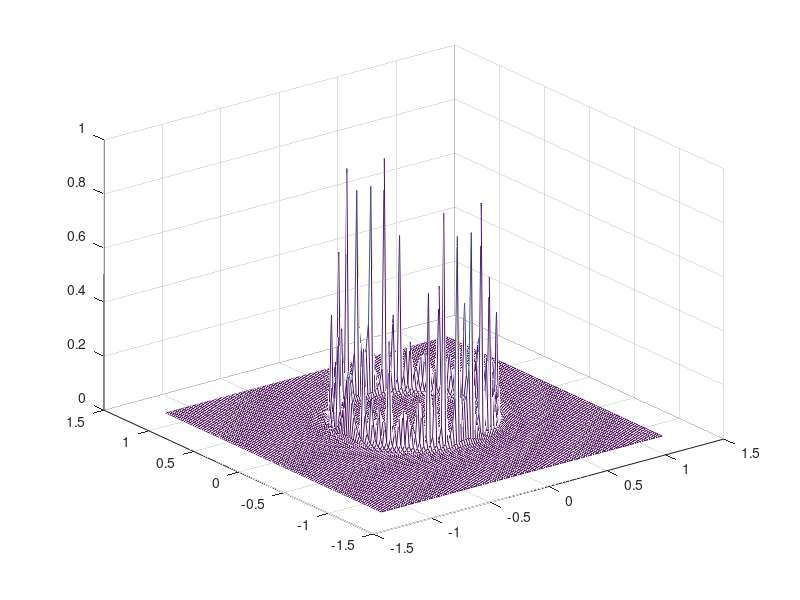
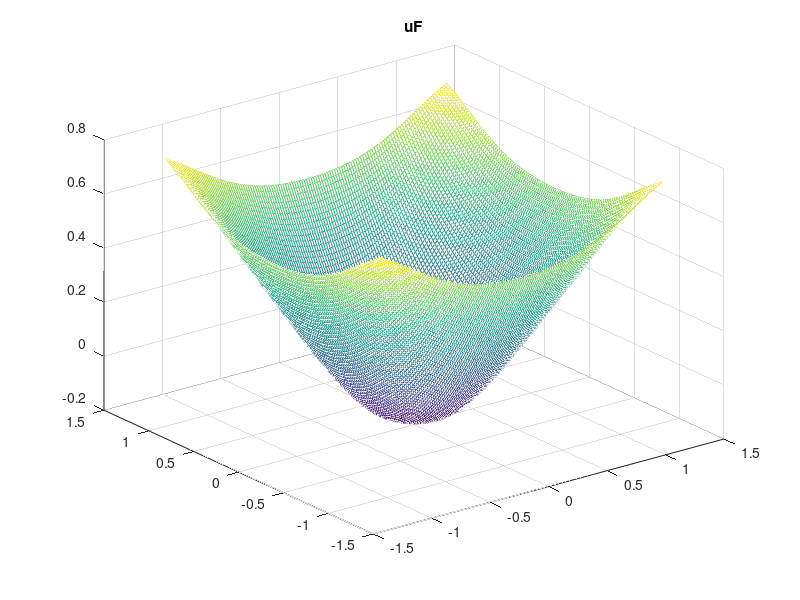
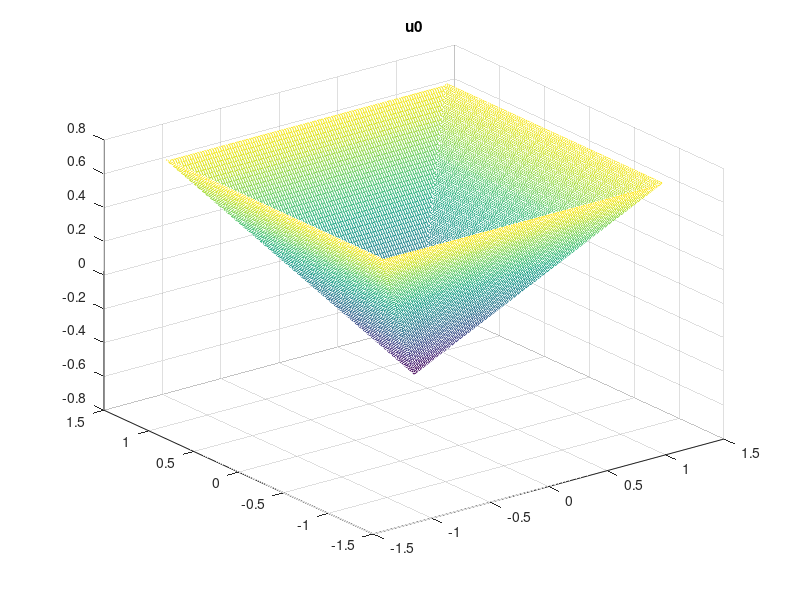
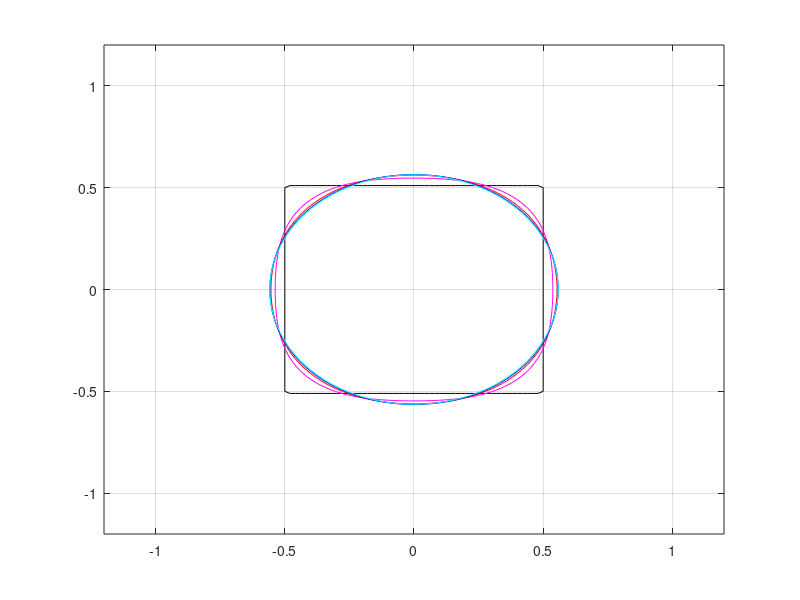

Here is the MATLAB script that generated these plots, in order:
% smooth curve... try to keep curve area the same while smoothing curve


function smoothCurve()
    a   =   -1.2; b =1.2; c= a; d = b;
    dx  =   .02;
    dt  =   dx^2/8;
    fT  =   .1;
    xV  = (a:dx:b)';yV  = (c:dx:d)';
    pTime = fT/4;
    epsilon = dx;
    crs =   [ 'm', 'r', 'b', 'c', 'k', 'y', 'm', 'y' ];
    lgnd =  { 't = 0' };
    for cnt = 1:(d-c)/dx +1
        u0( :,cnt ) = max( abs(xV)-.5, abs(yV(cnt)) - .51 );  % .5 diamond
%    u0( :,cnt ) = max( abs(xV)-1.5, abs(yV(cnt)) - 1.5 );  %1.5 diamond
%  u0( :,cnt ) = xV.^2 + yV(cnt)^2 - .5^2;
%     if(cnt< (b-a)/dx/2 )
%         u0( :,cnt ) = max( abs(xV)-.5, abs(yV(cnt)) - .5 );
%     else
%         u0( :,cnt ) = xV.^2 + yV(cnt)^2 - .5^2;
%     end     
    end
    u = padarray(u0, [1 1], 0 );
    
    figure(4); contour( xV, yV,u0', [0 0], 'k' );grid;hold on;
    
    for t = dt:dt:fT
        u(:,1) = 2*u(:,2)- u(:,3); u(:,end)= 2*u(:,end-1) - u(:,end-2);
        u(1,:) = 2*u(2,:) - u(3,:); u(end,:)= 2*u(end-1,:) - u(end-2,:);

        delU = calcDelta(u, dx);

          %% MEAN CURVATURE SET-UP 
        ux      =   ( u( 3:end,  2:end-1) - u(1:end-2, 2:end-1) )/(2*dx);
        uy      =   ( u( 2:end-1,3:end)   - u(2:end-1, 1:end-2) )/(2*dx);
        uxx     =   ( u( 3:end,  2:end-1 )- 2*u(2:end-1,2:end-1) + u(1:end-2, 2:end-1) )/(dx^2);
        uyy     =   ( u( 2:end-1,3:end)   - 2*u(2:end-1,2:end-1) + u(2:end-1,1:end-2) )/(dx^2);
        uxy     =   (u(3:end,3:end) - u(3:end,1:end-2) - u(1:end-2,3:end) + u(1:end-2,1:end-2))/(4*dx^2);
        cTerm   =   (ux.^2 .* uxx) + 2*( ux.*uy.*uxy ) + (uy.^2 .* uyy );
        gradM2  =   ux.^2 + uy.^2 + epsilon; 
        mCur    =   (uxx + uyy - cTerm./gradM2);

        %%find total div in order to get Havg
        bdX     = (u(2:end-1,2:end-1)-u(1:end-2,2:end-1))/dx;
        fdX     = (u(3:end  ,2:end-1)-u(2:end-1,2:end-1))/dx;
        bdY     = (u(2:end-1,2:end-1)-u(2:end-1, 1:end-2  ))/dx;
        fdY     = (u(2:end-1,3:end)-u(2:end-1, 2:end-1))/dx;

        adX     =   (bdX>=0 & fdX>=0).* bdX + ...
                    (bdX<0  & fdX<0 ).* fdX + ...
                    (bdX>0  & fdX<0 ).* max( abs(bdX), abs(fdX))+...
                    (bdX<0  & fdX>0 ).* bdX *0;

        adY     =   (bdY>=0 & fdY>=0).* bdY + ...
                    (bdY<0  & fdY<0 ).* fdY + ...
                    (bdY>0  & fdY<0 ).* max( abs(bdY), abs(fdY))+...
                    (bdY<0  & fdY>0 ).* bdY *0;

        gradUM  =   sqrt(adX.^2+adY.^2) ; 


        Havg    =   sum(sum(mCur.*delU))/(sum(sum(gradUM.*delU))+epsilon)
        
        if (mod( t, pTime) == 0 )
            contour( xV, yV,u(2:end-1, 2:end-1)', [0 0], crs( round(t/pTime ))  );
            lgnd = [ lgnd; ['t = ',num2str( t ) ]];
        end
        
        %%now step in time
        u(2:end-1, 2:end-1) =   u(2:end-1, 2:end-1) + dt * (mCur - Havg*gradUM ); 

    end
    hold off;
    u = u(2:end-1,2:end-1);
        
    figure(1);  mesh(xV, yV,delU');
    figure(2);  mesh(xV, yV, u');;title( 'uF');
    figure(3);  mesh(xV, yV, u0');title( 'u0');
    
end



function delU = calcDelta( u, dx )
    delU = zeros( size( u) );
    method = 2;
    switch method
        case    1
        %%neg to pos
        delU(1:end-1,:) =delU(1:end-1,:)+ (u(1:end-1,:)<0 & u(2:end,:)>0) .*  (u(2:end,:  ))./max(u(2:end,:)-u(1:end-1,:), eps );   
        delU(2:end,:  ) =delU(2:end,:  )+ (u(1:end-1,:)<0 & u(2:end,:)>0) .* -(u(1:end-1,:))./max(u(2:end,:)-u(1:end-1,:), eps );
    %     %pos to neg
        delU(1:end-1,:) =delU(1:end-1,:)+ (u(1:end-1,:)>0 & u(2:end,:)<0) .*  (u(2:end,:  ))./min(u(2:end,:)-u(1:end-1,:),-eps );   
        delU(2:end,:  ) =delU(2:end,:  )+ (u(1:end-1,:)>0 & u(2:end,:)<0) .* -(u(1:end-1,:))./min(u(2:end,:)-u(1:end-1,:),-eps );
    %     %%neg to pos
        delU(:,1:end-1) =delU(:,1:end-1)+ (u(:,1:end-1)<0 & u(:,2:end)>0) .*  (u(:,2:end  ))./max(u(:,2:end)-u(:,1:end-1),eps );   
        delU(:,2:end  ) =delU(:,2:end  )+ (u(:,1:end-1)<0 & u(:,2:end)>0) .* -(u(:,1:end-1))./max(u(:,2:end)-u(:,1:end-1),eps );
        %pos to neg
        delU(:,1:end-1) =delU(:,1:end-1)+ (u(:,1:end-1)>0 & u(:,2:end)<0) .*  (u(:,2:end  ))./min(u(:,2:end)-u(:,1:end-1),-eps );   
        delU(:,2:end  ) =delU(:,2:end  )+ (u(:,1:end-1)>0 & u(:,2:end)<0) .* -(u(:,1:end-1))./min(u(:,2:end)-u(:,1:end-1),-eps );
        delU( find( u == 0 ) ) = 1;
        
        case 2
        delU = 1- abs(u)./( abs(u) + dx^2 );
        
        
    end
    delU = delU(2:end-1,2:end-1);
    
end